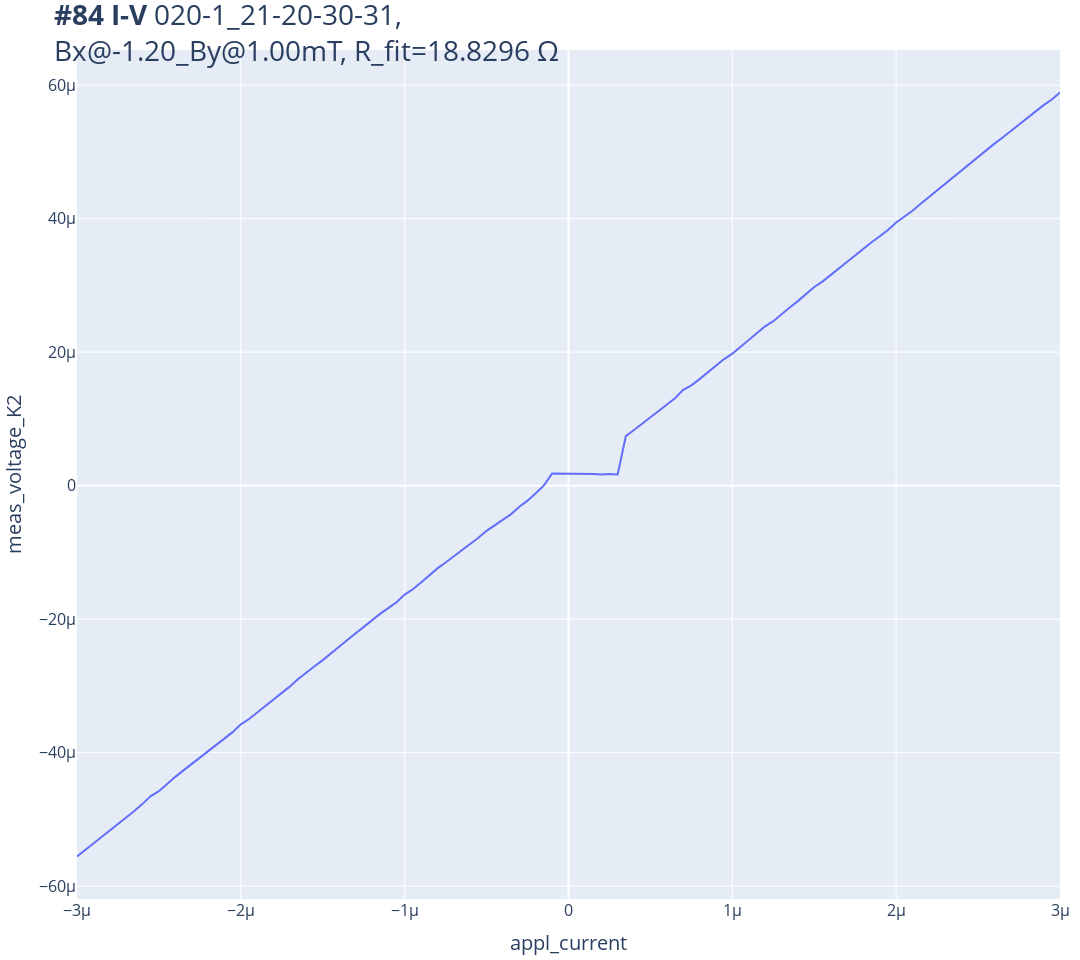
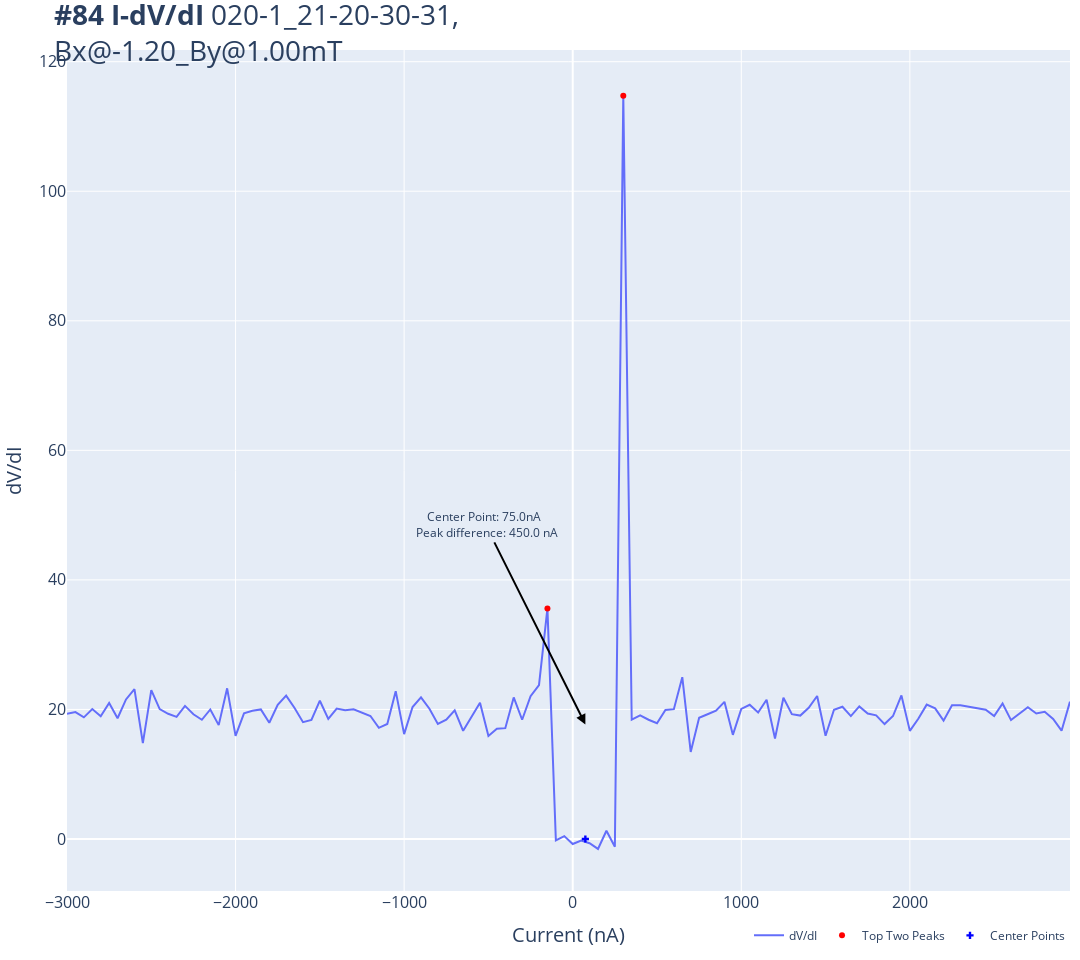
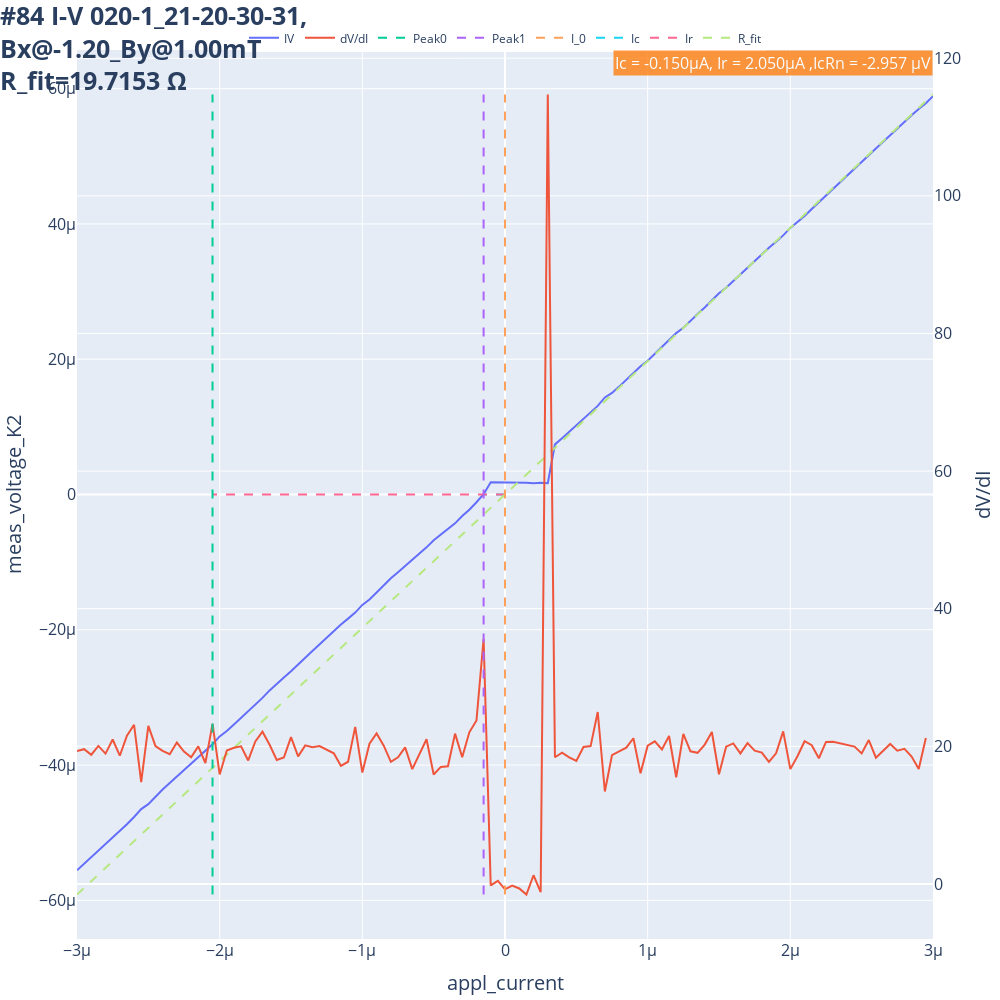

Notebook code for these charts, in order:
### Code cell
field_x = magnet_z.field()
field_y = magnet_y.field()
K2440.output(1)
exp = qc.new_experiment('I-V', sample_name=f'020-1_21-20-30-31,<br>Bx@{field_x*1e3:.2f}_By@{field_y*1e3:.2f}mT')
dataid = do1d(appl_current, -3e-6 ,3e-6, 121, 30e-3, meas_voltage_K2 ) #meas_voltage_AC_L1, meas_voltage_AC_L1_P )
appl_current(0)
K2440.output(0)
plot_by_id(dataid)
IV(dataid)
IV_diff(dataid)
plot_IV_and_dVdI(dataid)
